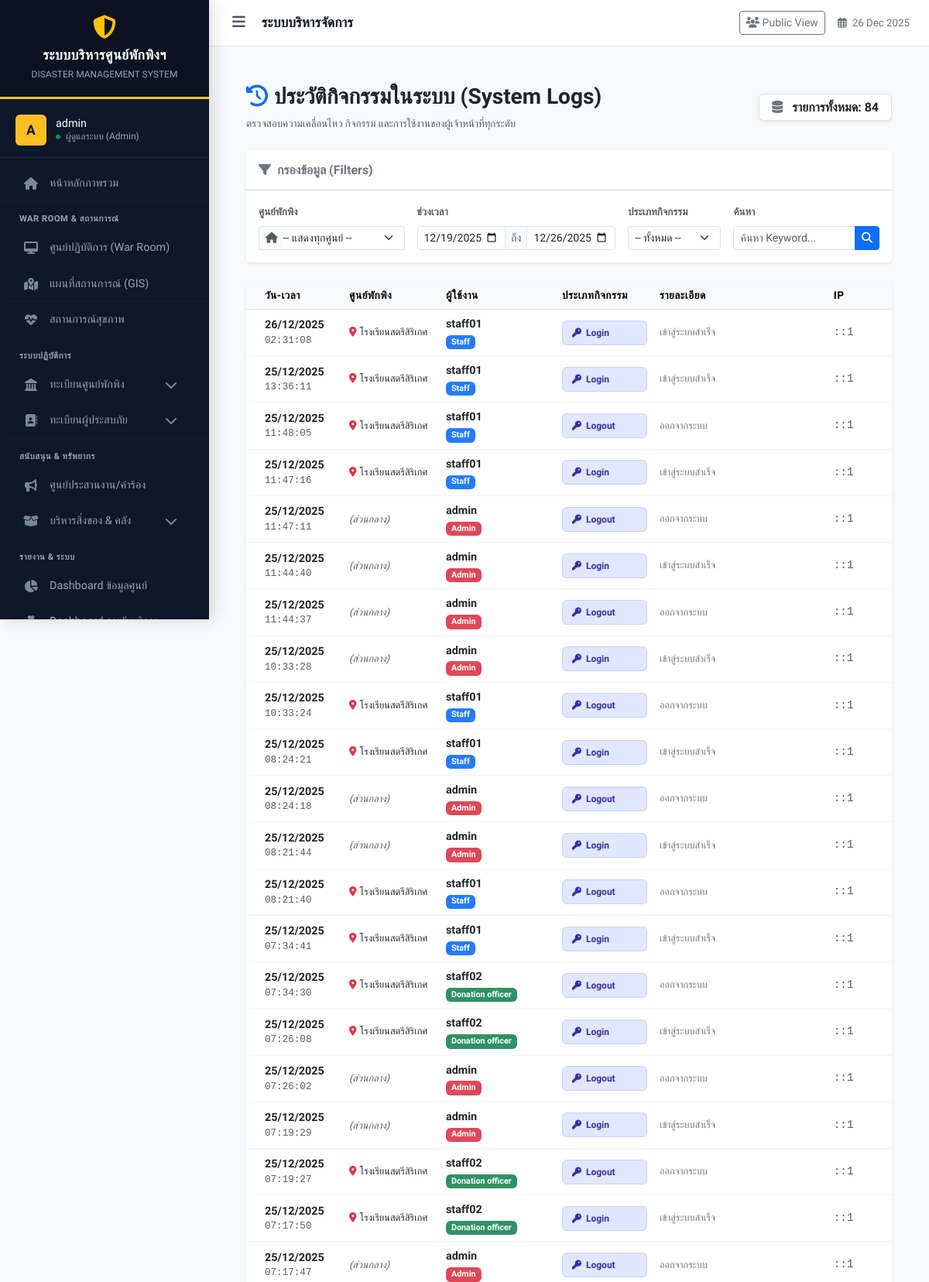
Screenshot of /system_log_list.php (signed in, upper part) with the database file from the repository.
### tables this page shows
CREATE TABLE `system_logs` (
  `id` int(11) NOT NULL,
  `user_id` int(11) DEFAULT NULL,
  `action` varchar(50) NOT NULL COMMENT 'ประเภทการกระทำ (Login, Add, Edit)',
  `description` text DEFAULT NULL COMMENT 'รายละเอียดเพิ่มเติม',
  `ip_address` varchar(45) DEFAULT NULL,
  `created_at` timestamp NOT NULL DEFAULT current_timestamp()
);

CREATE TABLE `shelters` (
  `id` int(11) NOT NULL,
  `incident_id` int(11) NOT NULL COMMENT 'ผูกกับเหตุการณ์ไหน',
  `name` varchar(200) NOT NULL COMMENT 'ชื่อศูนย์',
  `location` text NOT NULL COMMENT 'ที่ตั้ง',
  `latitude` decimal(10,8) DEFAULT NULL,
  `longitude` decimal(11,8) DEFAULT NULL,
  `capacity` int(11) NOT NULL DEFAULT 0 COMMENT 'ความจุสูงสุด',
  `contact_phone` varchar(20) DEFAULT NULL,
  `status` enum('open','full','closed') NOT NULL DEFAULT 'open',
  `last_updated` datetime DEFAULT NULL
);

CREATE TABLE `users` (
  `id` int(11) NOT NULL,
  `username` varchar(50) NOT NULL COMMENT 'ชื่อผู้ใช้',
  `password` varchar(255) NOT NULL COMMENT 'รหัสผ่าน (Hashed)',
  `first_name` varchar(100) DEFAULT '',
  `last_name` varchar(100) DEFAULT '',
  `full_name` varchar(100) NOT NULL COMMENT 'ชื่อ-นามสกุล',
  `role` varchar(50) NOT NULL DEFAULT 'staff',
  `shelter_id` int(11) DEFAULT NULL COMMENT 'สังกัดศูนย์พักพิง',
  `created_at` timestamp NOT NULL DEFAULT current_timestamp(),
  `last_login` datetime DEFAULT NULL
);

### system_log_list.php (the view, shortened to what this page needs)
<?php
require_once 'config/db.php';
$search     = isset($_GET['search']) ? trim($_GET['search']) : '';
$start_date = $_GET['start_date'] ?? date('Y-m-d', strtotime('-7 days'));
$end_date   = $_GET['end_date'] ?? date('Y-m-d');
$page = isset($_GET['page']) ? (int)$_GET['page'] : 1;
$limit = 50;
$offset = ($page - 1) * $limit;
$params = [];
$where = " WHERE 1=1 ";
if ($start_date && $end_date) {
    $where .= " AND l.created_at BETWEEN ? AND ? ";
    $params[] = $start_date . " 00:00:00";
    $params[] = $end_date . " 23:59:59";
}
$count_sql = "SELECT COUNT(*)
              FROM system_logs l
              LEFT JOIN users u ON l.user_id = u.id
              $where";
$stmt_count = $pdo->prepare($count_sql);
$stmt_count->execute($params);
$total_records = $stmt_count->fetchColumn();
$sql = "SELECT l.*, u.username, u.role, s.name as shelter_name
        FROM system_logs l
        LEFT JOIN users u ON l.user_id = u.id
        LEFT JOIN shelters s ON u.shelter_id = s.id
        $where
        ORDER BY l.created_at DESC
        LIMIT $limit OFFSET $offset";
$stmt = $pdo->prepare($sql);
$stmt->execute($params);
$logs = $stmt->fetchAll();
?>
<!DOCTYPE html>
<html lang="th">
<head>
    <link href="https://cdn.jsdelivr.net/npm/bootstrap@5.3.0/dist/css/bootstrap.min.css" rel="stylesheet">
    <link rel="stylesheet" href="https://cdnjs.cloudflare.com/ajax/libs/font-awesome/6.4.0/css/all.min.css">
</head>
<body class="bg-light">
<?php include 'includes/header.php'; ?>
<div class="container-fluid px-4 mt-4">
    <div class="d-flex justify-content-between align-items-center mb-4 flex-wrap gap-2">
        <div>
            <h3 class="fw-bold text-dark"><i class="fas fa-history text-primary me-2"></i>ประวัติกิจกรรมในระบบ (System Logs)</h3>
            <p class="text-muted small mb-0">ตรวจสอบความเคลื่อนไหว กิจกรรม และการใช้งานของผู้เจ้าหน้าที่ทุกระดับ</p>
        </div>
        <div>
            <span class="badge bg-white text-dark border shadow-sm fs-6 px-3 py-2">
                <i class="fas fa-database text-secondary me-2"></i> รายการทั้งหมด: <strong><?php echo number_format($total_records); ?></strong>
            </span>
        </div>
    </div>
    <div class="card shadow-sm border-0 mb-4">
        <div class="card-header bg-white py-3">
            <h6 class="m-0 fw-bold text-secondary"><i class="fas fa-filter me-2"></i>กรองข้อมูล (Filters)</h6>
        </div>
        <div class="card-body bg-white rounded-bottom">
            <form action="" method="GET" class="row g-3 align-items-end">
                <div class="col-md-3">
                    <label class="form-label small fw-bold text-muted">ศูนย์พักพิง</label>
                    <div class="input-group input-group-sm">
                        <span class="input-group-text bg-light border-end-0"><i class="fas fa-home text-muted"></i></span>
                        <select name="shelter_id" class="form-select border-start-0 ps-0">
                            <option value="">-- แสดงทุกศูนย์ --</option>
                        </select>
                    </div>
                </div>
                <div class="col-md-4">
                    <label class="form-label small fw-bold text-muted">ช่วงเวลา</label>
                    <div class="input-group input-group-sm">
                        <input type="date" name="start_date" class="form-control" value="<?php echo $start_date; ?>">
                        <span class="input-group-text bg-light border-start-0 border-end-0 text-muted">ถึง</span>
                        <input type="date" name="end_date" class="form-control" value="<?php echo $end_date; ?>">
                    </div>
                </div>
                <div class="col-md-2">
                    <label class="form-label small fw-bold text-muted">ประเภทกิจกรรม</label>
                    <select name="action_type" class="form-select form-select-sm">
                        <option value="">-- ทั้งหมด --</option>
                    </select>
                </div>
                <div class="col-md-3">
                    <label class="form-label small fw-bold text-muted">ค้นหา</label>
                    <div class="input-group input-group-sm">
                        <input type="text" name="search" class="form-control" placeholder="ค้นหา Keyword..." value="<?php echo htmlspecialchars($search); ?>">
                        <button type="submit" class="btn btn-primary"><i class="fas fa-search"></i></button>
                    </div>
                </div>
            </form>
        </div>
    </div>
    <div class="card shadow-sm border-0 mb-5">
        <div class="card-body p-0">
            <div class="table-responsive">
                <table class="table table-logs mb-0">
                    <thead class="table-light">
                        <tr>
                            <th class="ps-4" style="width: 15%;">วัน-เวลา</th>
                            <th style="width: 15%;">ศูนย์พักพิง</th>
                            <th style="width: 18%;">ผู้ใช้งาน</th>
                            <th style="width: 15%;">ประเภทกิจกรรม</th>
                            <th style="width: 27%;">รายละเอียด</th>
                            <th style="width: 10%;">IP</th>
                        </tr>
                    </thead>
                    <tbody>
                        <?php if (empty($logs)): ?>
                            <tr><td colspan="6" class="text-center py-5 text-muted">
                                <i class="fas fa-search fa-3x mb-3 text-secondary opacity-25"></i><br>
                                ไม่พบข้อมูลตามเงื่อนไขที่ค้นหา
                            </td></tr>
                        <?php else: ?>
                            <?php foreach ($logs as $row):
                                $act = strtolower($row['action']);
                                $badgeClass = 'badge-other';
                                $icon = 'fa-circle';
                                if (strpos($act, 'login') !== false || strpos($act, 'logout') !== false) {
                                    $badgeClass = 'badge-login'; $icon = 'fa-key';
                                } elseif (strpos($act, 'add') !== false || strpos($act, 'insert') !== false || strpos($act, 'create') !== false || strpos($act, 'register') !== false) {
                                    $badgeClass = 'badge-add'; $icon = 'fa-plus-circle';
                                } elseif (strpos($act, 'edit') !== false || strpos($act, 'update') !== false) {
                                    $badgeClass = 'badge-edit'; $icon = 'fa-pen';
                                } elseif (strpos($act, 'delete') !== false || strpos($act, 'remove') !== false) {
                                    $badgeClass = 'badge-delete'; $icon = 'fa-trash-alt';
                                } elseif (strpos($act, 'stock') !== false || strpos($act, 'distribute') !== false || strpos($act, 'inventory') !== false) {
                                    $badgeClass = 'badge-inv'; $icon = 'fa-box-open';
                                }
                                $roleBadge = 'bg-secondary';
                                if ($row['role'] == 'admin') $roleBadge = 'bg-danger';
                                elseif ($row['role'] == 'staff') $roleBadge = 'bg-primary';
                                elseif ($row['role'] == 'donation_officer') $roleBadge = 'bg-success';
                                $shelterDisplay = $row['shelter_name'] ?
                                    '<div class="text-dark small"><i class="fas fa-map-marker-alt text-danger me-1"></i>'.htmlspecialchars($row['shelter_name']).'</div>' :
                                    '<span class="text-muted small"><em>(ส่วนกลาง)</em></span>';
                            ?>
                            <tr>
                                <td class="ps-4 text-nowrap">
                                    <div class="fw-bold text-dark"><?php echo date('d/m/Y', strtotime($row['created_at'])); ?></div>
                                    <div class="small text-muted font-monospace"><?php echo date('H:i:s', strtotime($row['created_at'])); ?></div>
                                </td>
                                <td>
                                    <?php echo $shelterDisplay; ?>
                                </td>
                                <td>
                                    <div class="d-flex align-items-center">
                                        <div class="fw-bold text-dark me-2"><?php echo htmlspecialchars($row['username'] ?? 'Unknown'); ?></div>
                                    </div>
                                    <span class="badge user-role-badge <?php echo $roleBadge; ?>">
                                        <?php echo htmlspecialchars(ucfirst(str_replace('_', ' ', $row['role'] ?? 'unknown'))); ?>
                                    </span>
                                </td>
                                <td>
                                    <span class="badge-action <?php echo $badgeClass; ?>">
                                        <i class="fas <?php echo $icon; ?>"></i> <?php echo htmlspecialchars($row['action']); ?>
                                    </span>
                                </td>
                                <td class="text-secondary">
                                    <div class="text-break small" style="max-width: 350px; line-height: 1.5;">
                                        <?php
                                            echo htmlspecialchars($row['details'] ?? ($row['description'] ?? '-'));
                                        ?>
                                    </div>
                                </td>
                                <td class="small text-muted font-monospace">
                                    <?php echo htmlspecialchars($row['ip_address'] ?? '-'); ?>
                                </td>
                            </tr>
                            <?php endforeach; ?>
                        <?php endif; ?>
                    </tbody>
                </table>
            </div>
        </div>
    </div>
</div>
<?php include 'includes/footer.php'; ?>
</body>
</html>

### system_log_list.php (style rules this page uses)
.table-logs th { background-color: #f1f5f9; font-weight: 600; font-size: 0.85rem; text-transform: uppercase; letter-spacing: 0.5px; color: #475569; }
.table-logs td { font-size: 0.9rem; vertical-align: middle; border-bottom: 1px solid #f1f5f9; }
.badge-action { font-size: 0.75rem; font-weight: 600; padding: 6px 12px; border-radius: 6px; display: inline-flex; align-items: center; gap: 6px; min-width: 110px; }
.badge-login { background-color: #e0e7ff; color: #3730a3; border: 1px solid #c7d2fe; }
.user-role-badge { font-size: 0.7rem; padding: 2px 8px; border-radius: 12px; opacity: 0.9; }

### includes/header.php (style rules this page uses)
:root { --sidebar-width: 270px; --header-height: 60px; --nav-bg: #0f172a; --nav-hover: #1e293b; --active-gold: #fbbf24; --text-main: #f1f5f9; --text-muted: #94a3b8; --body-bg: #f8fafc; --border-color: rgba(255,255,255,0.08); }
body { font-family: 'Prompt', sans-serif; background-color: var(--body-bg); color: #334155; overflow-x: hidden; font-size: 0.95rem; }

### rows the page displays
system_logs: created_at "26/12/2025", created_at "02:31:08", shelters.name "โรงเรียนสตรีสิริเกศ", user.username "staff01", user.role "Staff", action "Login", description "เข้าสู่ระบบสำเร็จ", ip_address "::1"
system_logs: created_at "25/12/2025", created_at "13:36:11", shelters.name "โรงเรียนสตรีสิริเกศ", user.username "staff01", user.role "Staff", action "Login", description "เข้าสู่ระบบสำเร็จ", ip_address "::1"
system_logs: created_at "25/12/2025", created_at "11:48:05", shelters.name "โรงเรียนสตรีสิริเกศ", user.username "staff01", user.role "Staff", action "Logout", description "ออกจากระบบ", ip_address "::1"
system_logs: created_at "25/12/2025", created_at "11:47:16", shelters.name "โรงเรียนสตรีสิริเกศ", user.username "staff01", user.role "Staff", action "Login", description "เข้าสู่ระบบสำเร็จ", ip_address "::1"
system_logs: created_at "25/12/2025", created_at "11:47:11", shows "(ส่วนกลาง)", user.username "admin", user.role "Admin", action "Logout", description "ออกจากระบบ", ip_address "::1"
system_logs: created_at "25/12/2025", created_at "11:44:40", shows "(ส่วนกลาง)", user.username "admin", user.role "Admin", action "Login", description "เข้าสู่ระบบสำเร็จ", ip_address "::1"
system_logs: created_at "25/12/2025", created_at "11:44:37", shows "(ส่วนกลาง)", user.username "admin", user.role "Admin", action "Logout", description "ออกจากระบบ", ip_address "::1"
system_logs: created_at "25/12/2025", created_at "10:33:28", shows "(ส่วนกลาง)", user.username "admin", user.role "Admin", action "Login", description "เข้าสู่ระบบสำเร็จ", ip_address "::1"
system_logs: created_at "25/12/2025", created_at "10:33:24", shelters.name "โรงเรียนสตรีสิริเกศ", user.username "staff01", user.role "Staff", action "Logout", description "ออกจากระบบ", ip_address "::1"
system_logs: created_at "25/12/2025", created_at "08:24:21", shelters.name "โรงเรียนสตรีสิริเกศ", user.username "staff01", user.role "Staff", action "Login", description "เข้าสู่ระบบสำเร็จ", ip_address "::1"
system_logs: created_at "25/12/2025", created_at "08:24:18", shows "(ส่วนกลาง)", user.username "admin", user.role "Admin", action "Logout", description "ออกจากระบบ", ip_address "::1"
system_logs: created_at "25/12/2025", created_at "08:21:44", shows "(ส่วนกลาง)", user.username "admin", user.role "Admin", action "Login", description "เข้าสู่ระบบสำเร็จ", ip_address "::1"
system_logs: created_at "25/12/2025", created_at "08:21:40", shelters.name "โรงเรียนสตรีสิริเกศ", user.username "staff01", user.role "Staff", action "Logout", description "ออกจากระบบ", ip_address "::1"
system_logs: created_at "25/12/2025", created_at "07:34:41", shelters.name "โรงเรียนสตรีสิริเกศ", user.username "staff01", user.role "Staff", action "Login", description "เข้าสู่ระบบสำเร็จ", ip_address "::1"
system_logs: created_at "25/12/2025", created_at "07:34:30", shelters.name "โรงเรียนสตรีสิริเกศ", user.username "staff02", user.role "Donation officer", action "Logout", description "ออกจากระบบ", ip_address "::1"
system_logs: created_at "25/12/2025", created_at "07:26:08", shelters.name "โรงเรียนสตรีสิริเกศ", user.username "staff02", user.role "Donation officer", action "Login", description "เข้าสู่ระบบสำเร็จ", ip_address "::1"
system_logs: created_at "25/12/2025", created_at "07:26:02", shows "(ส่วนกลาง)", user.username "admin", user.role "Admin", action "Logout", description "ออกจากระบบ", ip_address "::1"
system_logs: created_at "25/12/2025", created_at "07:19:29", shows "(ส่วนกลาง)", user.username "admin", user.role "Admin", action "Login", description "เข้าสู่ระบบสำเร็จ", ip_address "::1"
system_logs: created_at "25/12/2025", created_at "07:19:27", shelters.name "โรงเรียนสตรีสิริเกศ", user.username "staff02", user.role "Donation officer", action "Logout", description "ออกจากระบบ", ip_address "::1"
system_logs: created_at "25/12/2025", created_at "07:17:50", shelters.name "โรงเรียนสตรีสิริเกศ", user.username "staff02", user.role "Donation officer", action "Login", description "เข้าสู่ระบบสำเร็จ", ip_address "::1"
system_logs: created_at "25/12/2025", created_at "07:17:47", shows "(ส่วนกลาง)", user.username "admin", user.role "Admin", action "Logout", description "ออกจากระบบ", ip_address "::1"

### other values shown
substr($_SESSION['username'] ?? 'U', 0, 1) "A"
$_SESSION['username'] "admin"
$total_records "84"
